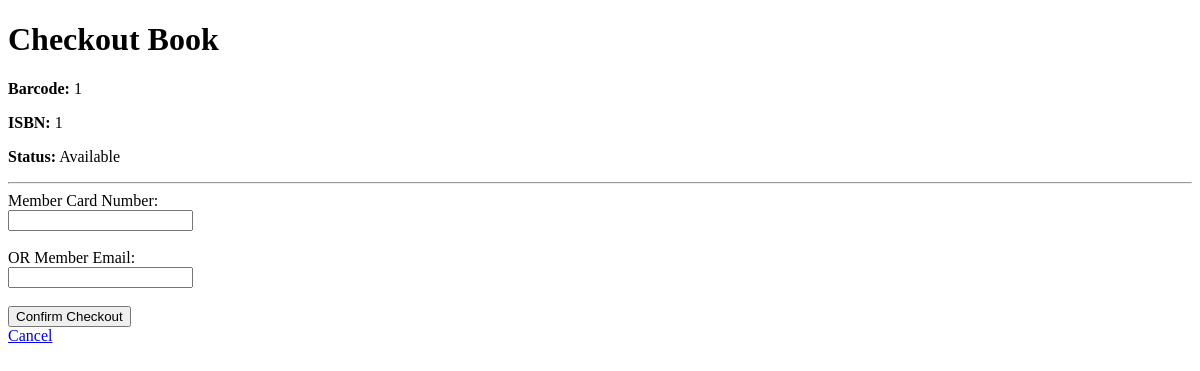
Page /checkout_page/1 on the earlier database version.
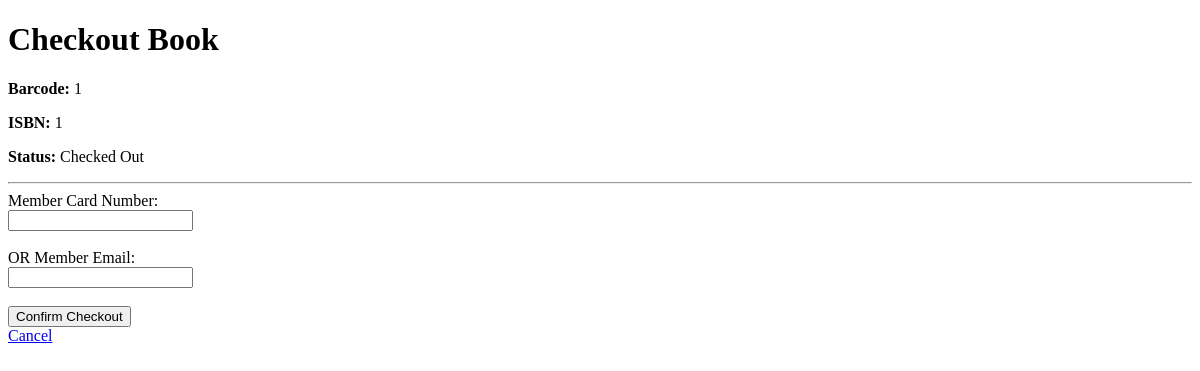
Same page on the later database version.
### tables this page shows
CREATE TABLE Copies (
            Barcode INTEGER PRIMARY KEY AUTOINCREMENT,
            ISBN TEXT,
            Status TEXT CHECK (Status IN ('Available', 'Checked Out', 'Lost', 'Maintenance', 'On Hold')),
            Shelf TEXT,
            Language TEXT,
            Page_Count INTEGER,
            Date_Added TEXT,
            Checkouts INTEGER DEFAULT 0,
            FOREIGN KEY (ISBN) REFERENCES Books (ISBN)
        );

### app.py (the view)
@app.route('/checkout_page/<int:barcode>')
def checkout_page(barcode):
    conn = get_db_connection()
    cur = conn.cursor()
    copy = cur.execute("""
        SELECT Barcode, ISBN, Status
        FROM Copies
        WHERE Barcode = ?
    """, (barcode,)).fetchone()
    conn.close()
    if not copy:
        return "Copy not found", 404
    return render_template("checkout.html", copy=copy)

### app.py (called while the page is built)
def get_db_connection():
    conn = sqlite3.connect('database.db')
    conn.row_factory = sqlite3.Row
    return conn

### templates/checkout.html (shortened to what this page needs)
<!DOCTYPE html>
<html>
<head>
</head>
<body>
<h1>Checkout Book</h1>
<p><strong>Barcode:</strong> {{ copy['Barcode'] }}</p>
<p><strong>ISBN:</strong> {{ copy['ISBN'] }}</p>
<p><strong>Status:</strong> {{ copy['Status'] }}</p>
<hr>
<form action="/checkout_confirm" method="POST">
    <label>Member Card Number:</label><br>
    <input type="text" name="card_number"><br><br>
    <label>OR Member Email:</label><br>
    <input type="text" name="email"><br><br>
    <button type="submit">Confirm Checkout</button>
</form>
<a href="/librarian">Cancel</a>
</body>
</html>

Differences in the rows shown:
changed Copies id 1: Status "Available" → "Checked Out"
